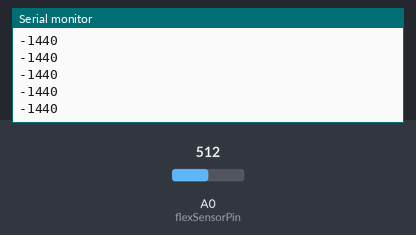
Recording of a sketch running on a simulated Arduino Uno, built with avr-gcc and run on an emulated ATmega328P. Parts: the last lines printed to the serial monitor. Inputs (shaded band) come from the test bench; at power-on: A0 (flexSensorPin) = 512.

Above: at 1.2 s.
1.3 s: A0 (flexSensorPin) set to 716
At 1.68 s:
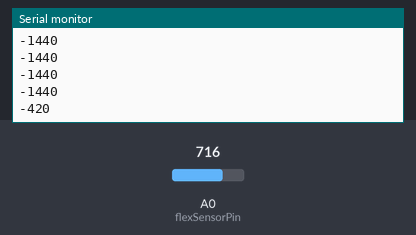
2.8 s: A0 (flexSensorPin) set to 900
At 2.93 s:
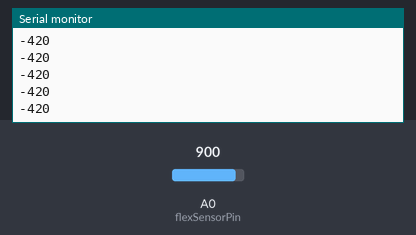
Timing chart, 0 to 5.8 s (numbered marks = the images above; inputs shaded):
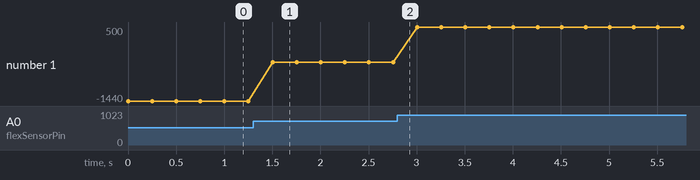

The sketch:

flex.ino
```cpp
int flexSensorPin = A0; //analog pin 0

void setup(){
  Serial.begin(9600);
}

void loop(){
  int flexSensorReading = analogRead(flexSensorPin);

  //Serial.println(flexSensorReading);


  //In my tests I was getting a reading on the arduino between 512, and 614.
  //Using map(), you can convert that to a larger range like 0-100.
  int flex0to100 = map(flexSensorReading, 800, 1000, 0, 1000);
  Serial.println(flex0to100);

  delay(250); //just here to slow down the output for easier reading
}
```

Measured:
- after the input at 1.3 s, the serial monitor: prints a new line after 0.20 s (image 1)
- plotted number 1: -1440 → -420 after the input at 1.3 s, -420 → 500 after the input at 2.8 s
